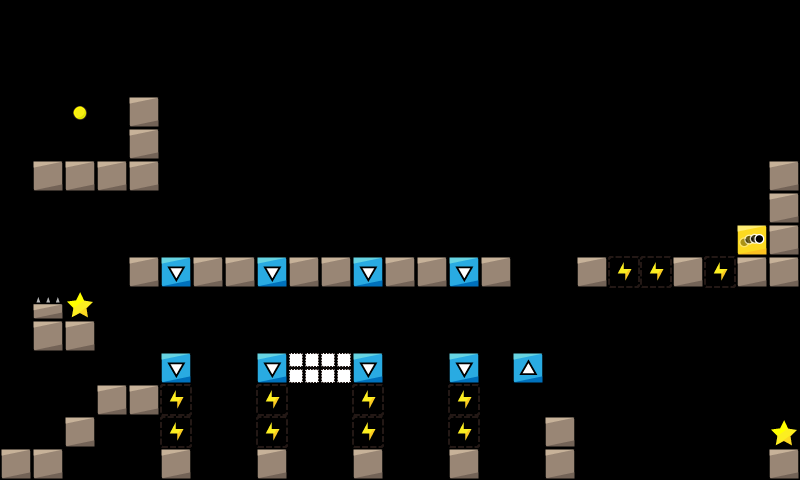

The image is a tile-based game level rendered from a .tmx file. Its description and source (layers, tilesets, objects; grid data summarised) follow:
An orthogonal 25x15 tile map with 32x32 px tiles, 1 tile layer (map) and 5 objects (5x Asteroid).

<map version="1.2" tiledversion="1.2.4" orientation="orthogonal" renderorder="right-down" width="25" height="15" tilewidth="32" tileheight="32" infinite="0" nextlayerid="3" nextobjectid="6">
 <tileset firstgid="1" name="map_tiles" tilewidth="32" tileheight="32" tilecount="225" columns="15">
  <image source="../../img/map_tiles.png" width="480" height="480" />
 </tileset>
 <layer id="1" name="map" width="25" height="15">
  <data>[375 cells, 62 non-empty, 9 distinct tile ids]</data>
 </layer>
 <objectgroup color="#ffaa00" id="2" name="physicsEntity">
  <object id="1" name="Asteroid" x="160" y="96" width="32" height="32">
   <properties>
    <property name="speed" value="2" />
   </properties>
  </object>
  <object id="2" name="Asteroid" x="544" y="128" width="32" height="32">
   <properties>
    <property name="speed" value="1.5" />
   </properties>
  </object>
  <object id="3" name="Asteroid" x="256" y="128" width="32" height="32">
   <properties>
    <property name="speed" value="4" />
   </properties>
  </object>
  <object id="4" name="Asteroid" x="448" y="96" width="32" height="32">
   <properties>
    <property name="speed" value="4" />
   </properties>
  </object>
  <object id="5" name="Asteroid" x="352" y="64" width="32" height="32">
   <properties>
    <property name="speed" value="2" />
   </properties>
  </object>
 </objectgroup>
</map>
